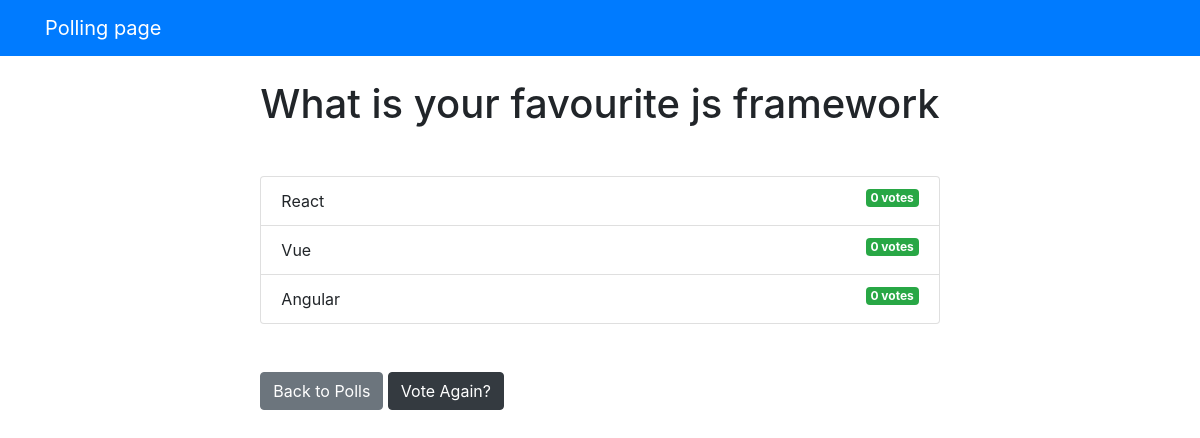
/polls/2/results, run on the app's committed database.
### polls/models.py (models this page shows, shortened)
class Question(models.Model):
    question_text = models.CharField(max_length=200)
    pub_date = models.DateTimeField('Date published')

class Choice(models.Model):
    question = models.ForeignKey(Question, on_delete=models.CASCADE)
    choice_text = models.CharField(max_length=200)
    votes = models.IntegerField(default=0)

### polls/views.py (the view)
# urls.py: path('<int:question_id>/results', views.results, name='results'),
def results(request, question_id):
    question = get_object_or_404(Question, pk=question_id)
    return render(request, 'polls/results.html', {'question': question})

### templates/polls/results.html
{% extends 'base.html'%}
{% block content%}
<h1 class="mb-5 text-center"> {{ question.question_text }}</h1>
<ul class="list-group mb-5">
    {% for choice in question.choice_set.all %}
    <li class="list-group-item">
        {{choice.choice_text}} <span class="badge badge-success float-right">
            {{choice.votes}} vote{{choice.votes | pluralize}}
        </span>
    </li>
    {%endfor%}
</ul>
<a href="{% url 'polls:index' %}" class="btn btn-secondary">Back to Polls</a>
<a href="{% url 'polls:detail' question.id %}" class="btn btn-dark">Vote Again?</a>
{%endblock%}

### data on the page
Question: question_text "What is your favourite js framework"
Choice: choice_text "React", votes "0", votes|pluralize "s"
Choice: choice_text "Vue", votes "0", votes|pluralize "s"
Choice: choice_text "Angular", votes "0", votes|pluralize "s"
